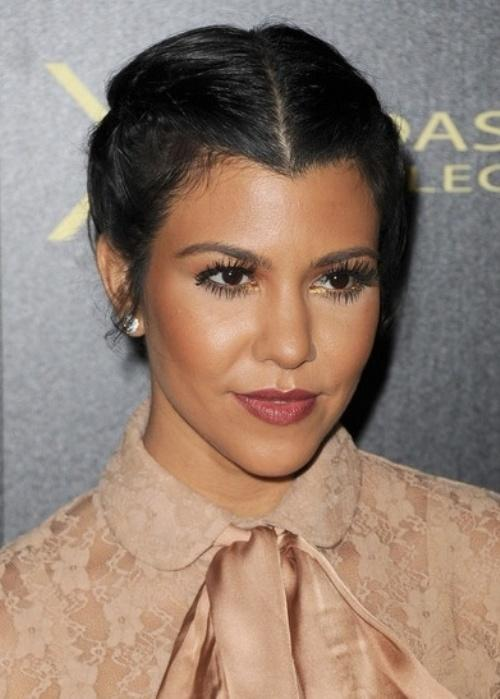
#> input picture faceshape-master/published_dataset/heart/img_no_100.jpg, 500 x 699 px; its folder holds only this picture in this run
$ python train_model.py
#> lines starting #> are read from the running program, lines starting #| are printed output that depends on the picture
import os
import cv2
import numpy as np
from sklearn.model_selection import train_test_split
from sklearn.ensemble import RandomForestClassifier
from sklearn.svm import SVC
from sklearn.metrics import classification_report, accuracy_score
import joblib
from PIL import Image
import glob

def extract_features(image_path):
    """Extract features from face image"""
    try:
        # Load image
        image = cv2.imread(image_path)
#> image is the input picture: shape (699, 500, 3); mean B, G, R 112.5, 126, 147.1
        if image is None:
            return None

        # Convert to grayscale
        gray = cv2.cvtColor(image, cv2.COLOR_BGR2GRAY)
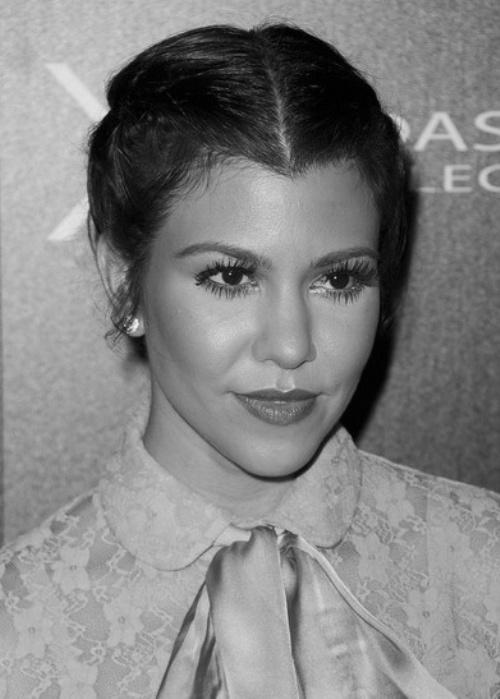
#> gray: shape (699, 500); min 0, max 241, mean 130.8

        # Resize to standard size
        gray = cv2.resize(gray, (100, 100))
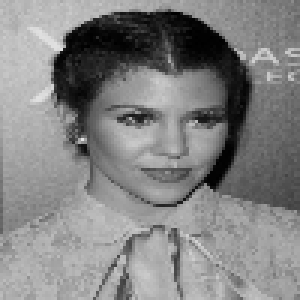
#> gray: shape (100, 100) (shown 3 times larger); min 0, max 228, mean 130.6

        # Extract basic features
        features = []

        # 1. Face aspect ratio (height/width)
        h, w = gray.shape
#> h = 100; w = 100
        aspect_ratio = h / w
#> aspect_ratio = 1
        features.append(aspect_ratio)

        # 2. Face area ratio (face area / total image area)
        face_area = np.sum(gray > 50)  # Assuming face pixels are brighter
#> face_area = 8682
        total_area = h * w
#> total_area = 10000
        area_ratio = face_area / total_area
#> area_ratio = 0.868
        features.append(area_ratio)

        # 3. Histogram features
        hist = cv2.calcHist([gray], [0], None, [32], [0, 256])
#> hist = 32 values, max 995 at index 20, min 0 at index 29, mean 312.5
        features.extend(hist.flatten())

        # 4. Edge features
        edges = cv2.Canny(gray, 50, 150)
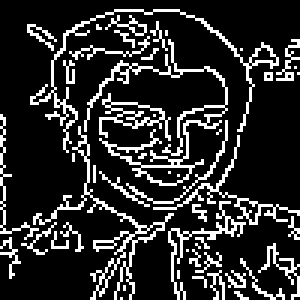
#> edges: shape (100, 100) (shown 3 times larger); 17.5% white in thin lines or dots
        edge_density = np.sum(edges > 0) / (h * w)
#> edge_density = 0.175
        features.append(edge_density)

        # 5. Geometric features
        # Top half vs bottom half brightness
        top_half = gray[:h//2, :]
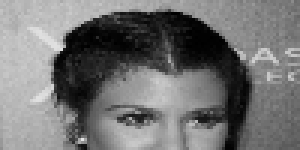
#> top_half: shape (50, 100) (shown 3 times larger); min 0, max 228, mean 114.5
        bottom_half = gray[h//2:, :]
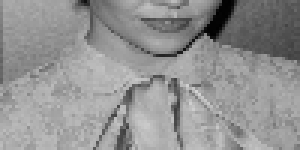
#> bottom_half: shape (50, 100) (shown 3 times larger); min 1, max 211, mean 146.6
        top_brightness = np.mean(top_half)
#> top_brightness = 114.5
        bottom_brightness = np.mean(bottom_half)
#> bottom_brightness = 146.6
        features.extend([top_brightness, bottom_brightness])

        # Left half vs right half brightness
        left_half = gray[:, :w//2]
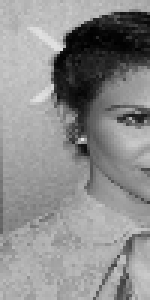
#> left_half: shape (100, 50) (shown 3 times larger); min 0, max 228, mean 140.7
        right_half = gray[:, w//2:]
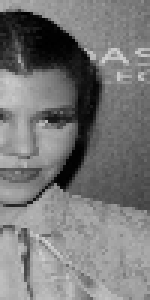
#> right_half: shape (100, 50) (shown 3 times larger); min 0, max 211, mean 120.4
        left_brightness = np.mean(left_half)
#> left_brightness = 140.7
        right_brightness = np.mean(right_half)
#> right_brightness = 120.4
        features.extend([left_brightness, right_brightness])

        return np.array(features)

    except Exception as e:
        print(f"Error processing {image_path}: {e}")
        return None

def load_dataset():
    """Load the face shape dataset"""
    dataset_path = "../faceshape-master/published_dataset"
    face_shapes = ['heart', 'oblong', 'oval', 'round', 'square']

    X = []  # Features
    y = []  # Labels

    for shape in face_shapes:
        shape_path = os.path.join(dataset_path, shape)
        if not os.path.exists(shape_path):
            print(f"Warning: {shape_path} not found")
            continue

        print(f"Loading {shape} images...")
        image_files = glob.glob(os.path.join(shape_path, "*.jpg"))

        for image_file in image_files:
            features = extract_features(image_file)
#> features = 39 values, max 995 at index 22, min 0 at index 31, mean 269.9
            if features is not None:
                X.append(features)
                y.append(shape)
#> pass 2 of the loop in load_dataset, `for shape in face_shapes:`:
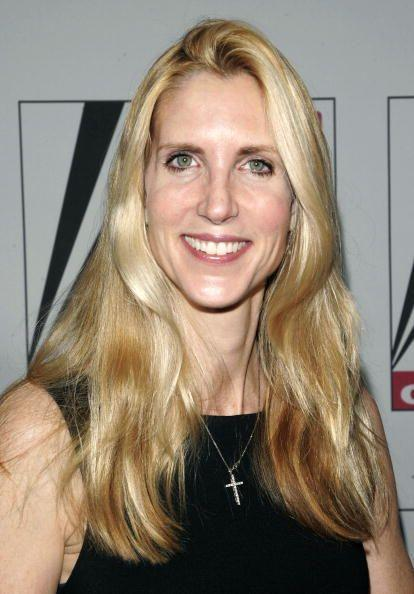
#> input picture faceshape-master/published_dataset/oblong/img_no_104.jpg, 414 x 594 px
#> in extract_features, image is the input picture: shape (594, 414, 3); mean B, G, R 113.8, 130.7, 145.2
#> face_area = 8591
#> area_ratio = 0.859
#> hist = 32 values, max 1492 at index 20, min 3 at index 31, mean 312.5
#> in extract_features (call 2), `edges = cv2.Canny(gray, 50, 150)`:
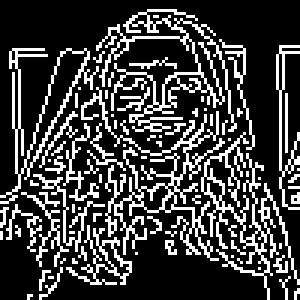
#> edges: shape (100, 100) (shown 3 times larger); 24.3% white in thin lines or dots
#> edge_density = 0.243
#> top_brightness = 156.3
#> bottom_brightness = 109.8
#> in extract_features (call 2), `right_half = gray[:, w//2:]`:
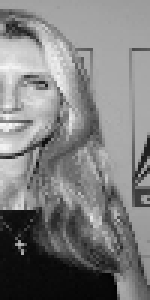
#> right_half: shape (100, 50) (shown 3 times larger); min 2, max 249, mean 126.2
#> left_brightness = 139.9
#> right_brightness = 126.2
#> features = 39 values, max 1492 at index 22, min 0.243 at index 34, mean 270.1

    return np.array(X), np.array(y)

def train_models():
    """Train multiple ML models and select the best one"""
    print("🚀 Loading dataset...")
    X, y = load_dataset()

    if len(X) == 0:
        print("❌ No data loaded. Check dataset path.")
        return None

    print(f"✅ Loaded {len(X)} samples with {X.shape[1]} features each")
    face_shapes = ['heart', 'oblong', 'oval', 'round', 'square']
    print(f"📊 Class distribution: {np.bincount([face_shapes.index(label) for label in y])}")

    # Split data
#> (the run stopped early here; a loop or call above may not have finished)
